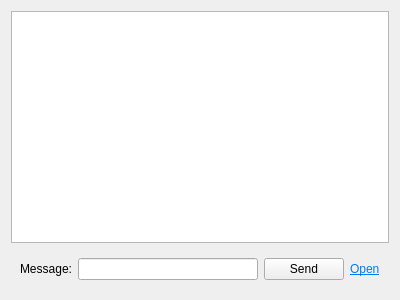
<?xml version="1.0" encoding="UTF-8"?>
<ui version="4.0">
 <class>ClientChatWidget</class> <!-- Определение класса виджета -->
 <widget class="QWidget" name="ClientChatWidget">
  <property name="geometry">
   <rect>
    <x>0</x> <!-- Начальная позиция виджета по оси X -->
    <y>0</y> <!-- Начальная позиция виджета по оси Y -->
    <width>400</width> <!-- Ширина виджета -->
    <height>300</height> <!-- Высота виджета -->
   </rect>
  </property>
  <property name="windowTitle">
   <string>Form</string> <!-- Заголовок окна виджета -->
  </property>
  <layout class="QVBoxLayout" name="verticalLayout"> <!-- Вертикальное расположение для виджета -->
   <item>
    <widget class="QListWidget" name="lstMessages"/> <!-- Список сообщений -->
   </item>
   <item>
    <widget class="QWidget" name="wdgSendMessage" native="true">
     <layout class="QHBoxLayout" name="horizontalLayout"> <!-- Горизонтальное расположение для виджета отправки сообщений -->
      <item>
       <widget class="QLabel" name="lblMessage">
        <property name="text">
         <string>Message:</string> <!-- Метка для поля ввода сообщения -->
        </property>
       </widget>
      </item>
      <item>
       <widget class="QLineEdit" name="lnMessage"/> <!-- Поле ввода для сообщения -->
      </item>
      <item>
       <widget class="QPushButton" name="btnSend">
        <property name="text">
         <string>Send</string> <!-- Кнопка отправки сообщения -->
        </property>
       </widget>
      </item>
      <item>
       <widget class="QLabel" name="lblOpenFolder">
        <property name="text">
         <string>&lt;html&gt;&lt;head/&gt;&lt;body&gt;&lt;p&gt;&lt;a href=&quot;#&quot;&gt;&lt;span style=&quot; text-decoration: underline; color:#007af4;&quot;&gt;Open&lt;/span&gt;&lt;/a&gt;&lt;/p&gt;&lt;/body&gt;&lt;/html&gt;</string> <!-- Ссылка для открытия папки -->
        </property>
       </widget>
      </item>
     </layout>
    </widget>
   </item>
  </layout>
 </widget>
 <resources/>
 <connections/>
</ui>
